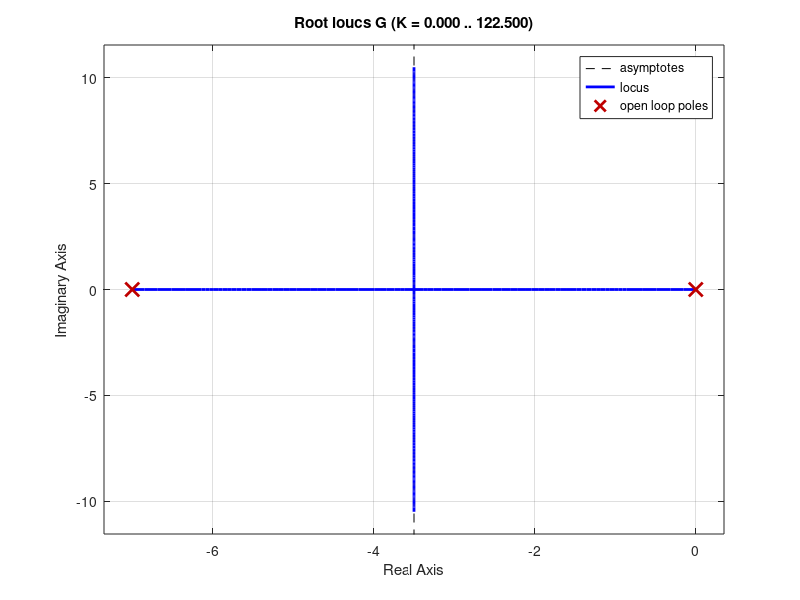

The MATLAB source for this figure: (Note: this script raises an error after producing the figure.)
num = 1;
den = [1 7 0];
G = tf(num, den);

rlocus(G)
OS =15;
zeta = -log(OS/100)/sqrt(pi^2+(log(OS/100))^2)
%Draw line from origin with the angle cos^(-1) zeta
sgrid(zeta,0);
%The point of intersection of the line with the root Locus
%gives the Dominant pole
[k p]=rlocfind(G)
%The Kv for the uncompensted system
Kv_UnC = 4/k;
sseDesired = 14/70;
Kv_Desired = 1/sseDesired;
Ratio = Kv_Desired/Kv_UnC;
%Taking an arbitrary vaue for the pole
b = 0.002;
%The zero
a = b*Ratio;
Gc = tf([1 a], [1 b]);
G_System = Gc*G*k;
rlocus(G_System,G);
closedLoopSys =(feedback(G_System,1));
ClosedLoopG = feedback(G*k,1);
step(closedLoopSys,(ClosedLoopG))
%stepinfo(closedLoopSys)


